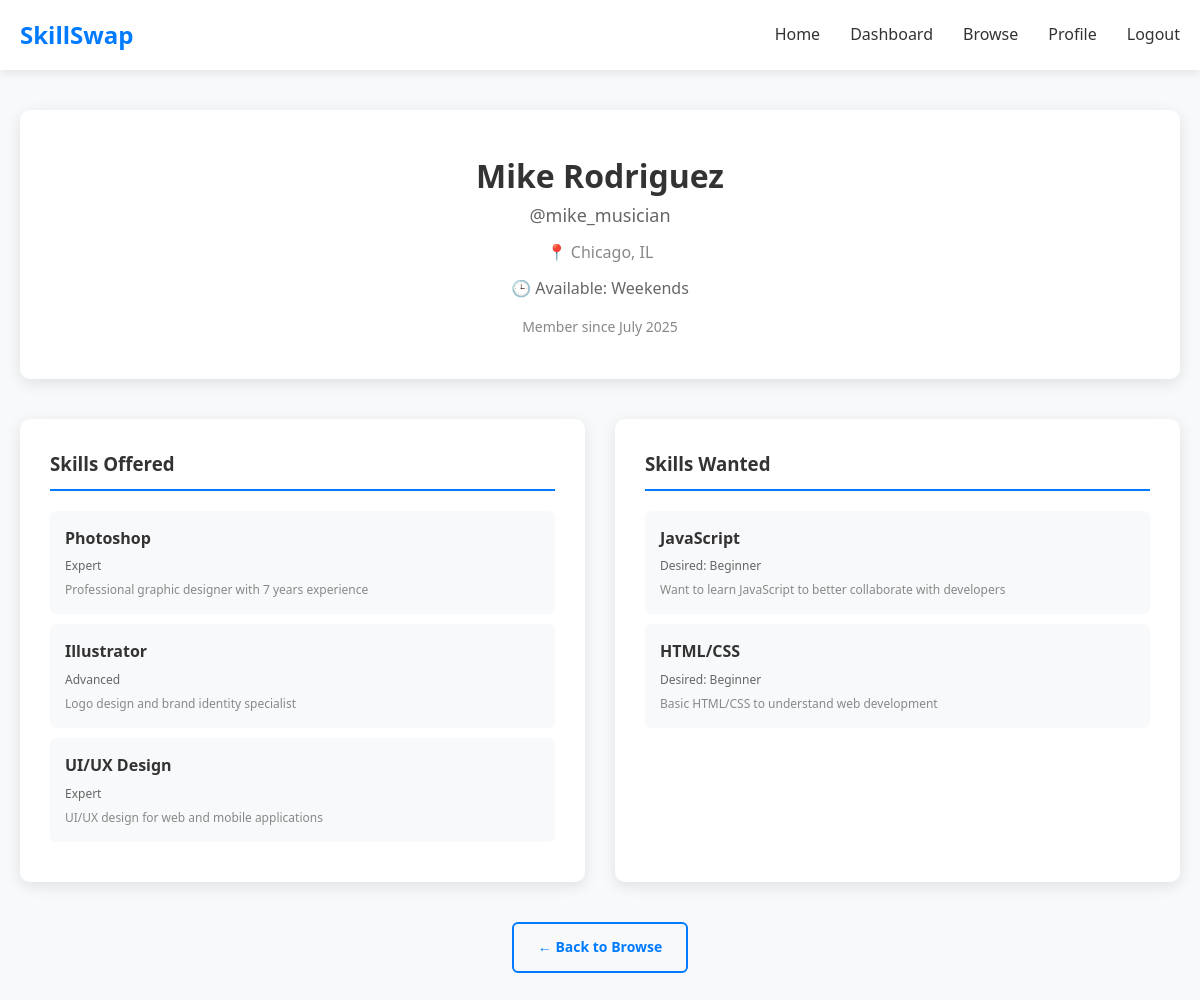
Page /user-profile.php?id=3 (signed in) on the committed database.
### tables this page shows
CREATE TABLE users (
    id INT AUTO_INCREMENT PRIMARY KEY,
    username VARCHAR(50) UNIQUE NOT NULL,
    email VARCHAR(100) UNIQUE NOT NULL,
    password_hash VARCHAR(255) NOT NULL,
    full_name VARCHAR(100) NOT NULL,
    location VARCHAR(100),
    profile_photo VARCHAR(255),
    availability VARCHAR(255),
    is_public BOOLEAN DEFAULT TRUE,
    is_admin BOOLEAN DEFAULT FALSE,
    created_at TIMESTAMP DEFAULT CURRENT_TIMESTAMP,
    updated_at TIMESTAMP DEFAULT CURRENT_TIMESTAMP ON UPDATE CURRENT_TIMESTAMP
);

CREATE TABLE user_skills_offered (
    id INT AUTO_INCREMENT PRIMARY KEY,
    user_id INT NOT NULL,
    skill_id INT NOT NULL,
    proficiency_level ENUM('Beginner', 'Intermediate', 'Advanced', 'Expert') DEFAULT 'Intermediate',
    description TEXT,
    FOREIGN KEY (user_id) REFERENCES users(id) ON DELETE CASCADE,
    FOREIGN KEY (skill_id) REFERENCES skills(id) ON DELETE CASCADE,
    UNIQUE KEY unique_user_skill_offered (user_id, skill_id)
);

CREATE TABLE skills (
    id INT AUTO_INCREMENT PRIMARY KEY,
    name VARCHAR(100) UNIQUE NOT NULL,
    category VARCHAR(50),
    created_at TIMESTAMP DEFAULT CURRENT_TIMESTAMP
);

CREATE TABLE user_skills_wanted (
    id INT AUTO_INCREMENT PRIMARY KEY,
    user_id INT NOT NULL,
    skill_id INT NOT NULL,
    desired_level ENUM('Beginner', 'Intermediate', 'Advanced', 'Expert') DEFAULT 'Beginner',
    description TEXT,
    FOREIGN KEY (user_id) REFERENCES users(id) ON DELETE CASCADE,
    FOREIGN KEY (skill_id) REFERENCES skills(id) ON DELETE CASCADE,
    UNIQUE KEY unique_user_skill_wanted (user_id, skill_id)
);

### classes/User.php (called while the page is built, shortened)
<?php
class User {
    private $conn;
    private $table_name = "users";
    public function __construct($db) {
        $this->conn = $db;
    }
    public function getUserById($id) {
        $query = "SELECT * FROM " . $this->table_name . " WHERE id = :id";
        $stmt = $this->conn->prepare($query);
        $stmt->bindParam(':id', $id);
        $stmt->execute();
        return $stmt->fetch(PDO::FETCH_ASSOC);
    }
}
?>

### classes/Skill.php (called while the page is built, shortened)
<?php
class Skill {
    private $conn;
    public function __construct($db) {
        $this->conn = $db;
    }
    public function getUserSkillsOffered($user_id) {
        $query = "SELECT s.*, uso.proficiency_level, uso.description
                  FROM skills s
                  JOIN user_skills_offered uso ON s.id = uso.skill_id
                  WHERE uso.user_id = :user_id";
        $stmt = $this->conn->prepare($query);
        $stmt->bindParam(':user_id', $user_id);
        $stmt->execute();
        return $stmt->fetchAll(PDO::FETCH_ASSOC);
    }
    public function getUserSkillsWanted($user_id) {
        $query = "SELECT s.*, usw.desired_level, usw.description
                  FROM skills s
                  JOIN user_skills_wanted usw ON s.id = usw.skill_id
                  WHERE usw.user_id = :user_id";
        $stmt = $this->conn->prepare($query);
        $stmt->bindParam(':user_id', $user_id);
        $stmt->execute();
        return $stmt->fetchAll(PDO::FETCH_ASSOC);
    }
}
?>

### config/session.php (called while the page is built, shortened)
<?php
function getCurrentUserId() {
    return $_SESSION['user_id'] ?? null;
}
?>

### user-profile.php (the view, shortened to what this page needs)
<?php
require_once 'config/session.php';
require_once 'classes/User.php';
require_once 'classes/Skill.php';
$database = new Database();
$db = $database->getConnection();
$user = new User($db);
$skill = new Skill($db);
$user_id = $_GET['id'] ?? null;
$profile_user = $user->getUserById($user_id);
$user_skills_offered = $skill->getUserSkillsOffered($user_id);
$user_skills_wanted = $skill->getUserSkillsWanted($user_id);
?>
<!DOCTYPE html>
<html lang="en">
<head>
    <link rel="stylesheet" href="assets/css/style.css">
</head>
<body>
    <nav class="navbar">
        <div class="nav-container">
            <div class="nav-logo">
                <h2><a href="index.php" style="text-decoration: none; color: inherit;">SkillSwap</a></h2>
            </div>
            <div class="nav-menu">
                <a href="index.php" class="nav-link">Home</a>
                <a href="dashboard.php" class="nav-link">Dashboard</a>
                <a href="browse.php" class="nav-link">Browse</a>
                <a href="profile.php" class="nav-link">Profile</a>
                <a href="logout.php" class="nav-link">Logout</a>
            </div>
        </div>
    </nav>
    <main class="main-content">
        <div class="container">
            <div style="padding: 40px 0;">
                <div class="user-profile">
                    <div class="profile-header" style="text-align: center; margin-bottom: 40px; padding: 40px; background: white; border-radius: 10px; box-shadow: 0 4px 15px rgba(0,0,0,0.1);">
                        <h1><?php echo htmlspecialchars($profile_user['full_name']); ?></h1>
                        <p class="username" style="font-size: 18px; color: #666;">@<?php echo htmlspecialchars($profile_user['username']); ?></p>
                        <?php if ($profile_user['location']): ?>
                            <p style="color: #888; margin-top: 10px;">📍 <?php echo htmlspecialchars($profile_user['location']); ?></p>
                        <?php endif; ?>
                        <?php if ($profile_user['availability']): ?>
                            <p style="color: #666; margin-top: 10px;">🕒 Available: <?php echo htmlspecialchars($profile_user['availability']); ?></p>
                        <?php endif; ?>
                        <p style="color: #888; font-size: 14px; margin-top: 15px;">
                            Member since <?php echo date('F Y', strtotime($profile_user['created_at'])); ?>
                        </p>
                    </div>
                    <div class="profile-content" style="display: grid; grid-template-columns: repeat(auto-fit, minmax(400px, 1fr)); gap: 30px;">
                        <div class="dashboard-card">
                            <h3>Skills Offered</h3>
                            <?php if (!empty($user_skills_offered)): ?>
                                <ul class="skills-list">
                                    <?php foreach ($user_skills_offered as $skill_item): ?>
                                        <li>
                                            <div class="skill-info">
                                                <div class="skill-name"><?php echo htmlspecialchars($skill_item['name']); ?></div>
                                                <div class="skill-level"><?php echo htmlspecialchars($skill_item['proficiency_level']); ?></div>
                                                <?php if ($skill_item['description']): ?>
                                                    <div style="font-size: 12px; color: #888; margin-top: 5px;">
                                                        <?php echo htmlspecialchars($skill_item['description']); ?>
                                                    </div>
                                                <?php endif; ?>
                                            </div>
                                        </li>
                                    <?php endforeach; ?>
                                </ul>
                            <?php else: ?>
                                <p>No skills listed yet.</p>
                            <?php endif; ?>
                        </div>
                        <div class="dashboard-card">
                            <h3>Skills Wanted</h3>
                            <?php if (!empty($user_skills_wanted)): ?>
                                <ul class="skills-list">
                                    <?php foreach ($user_skills_wanted as $skill_item): ?>
                                        <li>
                                            <div class="skill-info">
                                                <div class="skill-name"><?php echo htmlspecialchars($skill_item['name']); ?></div>
                                                <div class="skill-level">Desired: <?php echo htmlspecialchars($skill_item['desired_level']); ?></div>
                                                <?php if ($skill_item['description']): ?>
                                                    <div style="font-size: 12px; color: #888; margin-top: 5px;">
                                                        <?php echo htmlspecialchars($skill_item['description']); ?>
                                                    </div>
                                                <?php endif; ?>
                                            </div>
                                        </li>
                                    <?php endforeach; ?>
                                </ul>
                            <?php else: ?>
                                <p>No skills listed yet.</p>
                            <?php endif; ?>
                        </div>
                    </div>
                    <?php if ($profile_user['id'] != getCurrentUserId()): ?>
                        <div style="text-align: center; margin-top: 40px;">
                            <a href="browse.php" class="btn btn-secondary">← Back to Browse</a>
                        </div>
                    <?php endif; ?>
                </div>
            </div>
        </div>
    </main>
</body>
</html>

### assets/css/style.css (style rules this page uses)
* { margin: 0; padding: 0; box-sizing: border-box; }
body { font-family: "Segoe UI", Tahoma, Geneva, Verdana, sans-serif; line-height: 1.6; color: #333; background-color: #f8f9fa; }
.container { max-width: 1200px; margin: 0 auto; padding: 0 20px; }
.navbar { background: #fff; box-shadow: 0 2px 10px rgba(0, 0, 0, 0.1); position: sticky; top: 0; z-index: 1000; }
.nav-container { max-width: 1200px; margin: 0 auto; padding: 0 20px; display: flex; justify-content: space-between; align-items: center; height: 70px; }
.nav-logo h2 { color: #007bff; font-weight: 700; }
.nav-menu { display: flex; gap: 30px; }
.nav-link { text-decoration: none; color: #333; font-weight: 500; transition: color 0.3s ease; }
.btn { display: inline-block; padding: 12px 24px; border: none; border-radius: 6px; text-decoration: none; font-weight: 600; text-align: center; cursor: pointer; transition: all 0.3s ease; font-size: 14px; }
.btn-secondary { background: transparent; color: #007bff; border: 2px solid #007bff; }
.main-content { min-height: calc(100vh - 140px); }
.username { color: #666; font-size: 14px; margin-bottom: 10px; }
.dashboard-card { background: white; padding: 30px; border-radius: 10px; box-shadow: 0 4px 15px rgba(0, 0, 0, 0.1); }
.dashboard-card h3 { margin-bottom: 20px; color: #333; border-bottom: 2px solid #007bff; padding-bottom: 10px; }
.skills-list { list-style: none; }
.skills-list li { background: #f8f9fa; padding: 15px; margin-bottom: 10px; border-radius: 6px; display: flex; justify-content: space-between; align-items: center; }
.skill-info { flex: 1; }
.skill-name { font-weight: 600; color: #333; }
.skill-level { font-size: 12px; color: #666; margin-top: 5px; }

### rows in the picture
users: full_name "Mike Rodriguez", username "mike_musician", location "Chicago, IL", availability "Weekends", created_at "July 2025"
user_skills_offered: skill.name "Photoshop", proficiency_level "Expert", description "Professional graphic designer with 7 years experience"
user_skills_offered: skill.name "Illustrator", proficiency_level "Advanced", description "Logo design and brand identity specialist"
user_skills_offered: skill.name "UI/UX Design", proficiency_level "Expert", description "UI/UX design for web and mobile applications"
user_skills_wanted: skill.name "JavaScript", desired_level "Beginner", description "Want to learn JavaScript to better collaborate with developers"
user_skills_wanted: skill.name "HTML/CSS", desired_level "Beginner", description "Basic HTML/CSS to understand web development"
